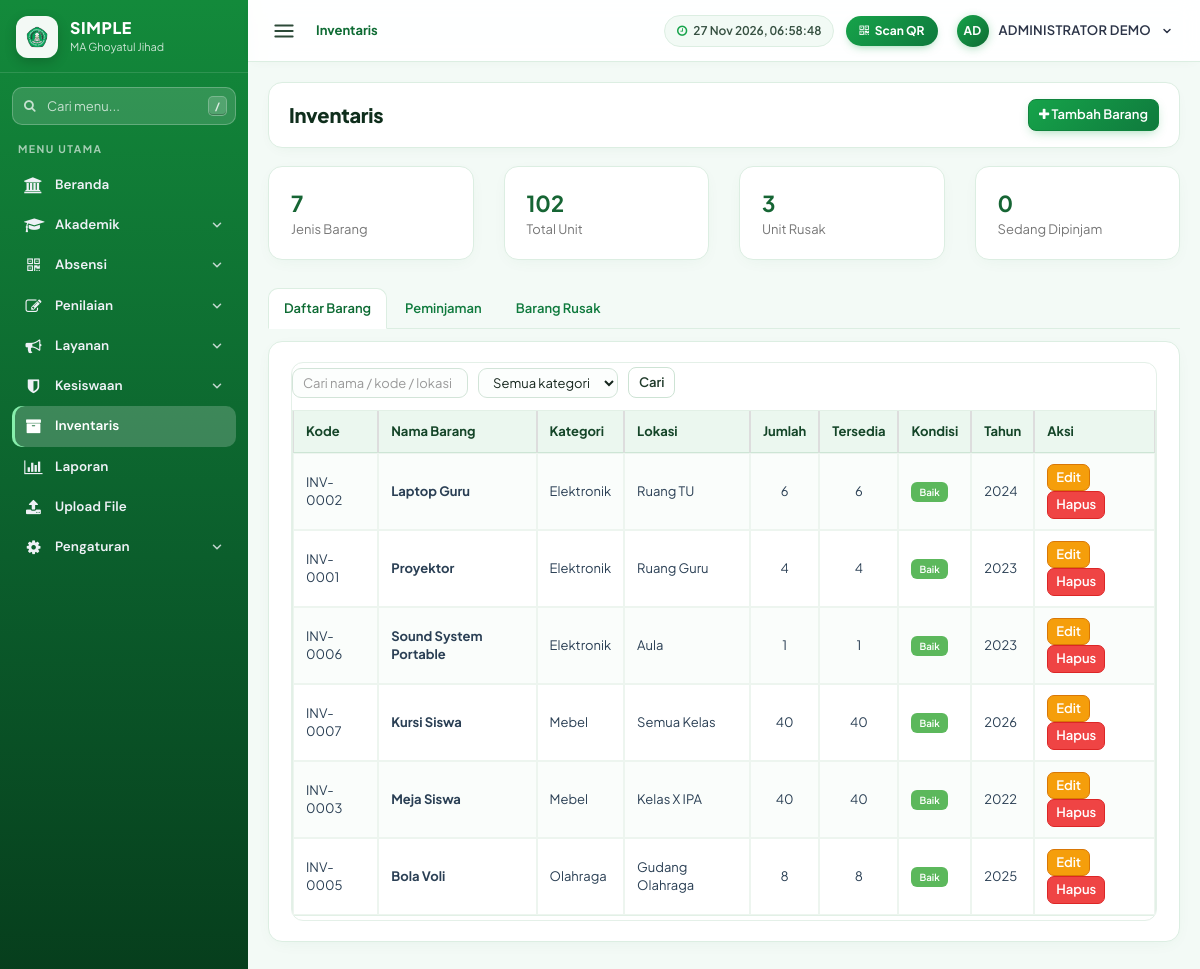
The page /index.php?page=Inventaris (signed in) on the database its author committed.
### tables this page shows
CREATE TABLE `inventaris_barang` (
  `id` int NOT NULL,
  `kode` varchar(30) NOT NULL,
  `nama` varchar(120) NOT NULL,
  `kategori` varchar(30) NOT NULL DEFAULT 'Lainnya',
  `lokasi` varchar(80) DEFAULT NULL,
  `jumlah` int NOT NULL DEFAULT '1',
  `kondisi` varchar(15) NOT NULL DEFAULT 'Baik',
  `tahun` int DEFAULT NULL,
  `harga` decimal(14,0) DEFAULT NULL,
  `keterangan` varchar(255) DEFAULT NULL
);

### index.php (called while the page is built, shortened)
<?php
require_once __DIR__ . '/library/helpers.php';
$routes = [
    'Dashboard' => 'pages/home.php',
    'Data-Siswa' => 'pages/siswa.php',
    'Data-Guru' => 'pages/guru.php',
    'Data-Kelas' => 'pages/kelas.php',
    'Absen-Scan' => 'pages/absen_scan.php',
    'Absen-Siswa' => 'pages/absen_siswa.php',
    'Absen-Guru' => 'pages/absen_guru.php',
    'Cetak-Kartu' => 'pages/kartu.php',
    'Profile' => 'pages/profile.php',
    'User-Guide' => 'pages/help.php',
    'Help' => 'pages/help.php',
    'Users' => 'pages/users.php',
    'Upload-File' => 'pages/upload_file.php',
    'Tahun-Ajaran' => 'pages/tahun_ajaran.php',
    'Mata-Pelajaran' => 'pages/mapel.php',
    'Jadwal' => 'pages/jadwal.php',
    'Perizinan' => 'pages/perizinan.php',
    'Pengumuman' => 'pages/pengumuman.php',
    'Kenaikan-Kelas' => 'pages/kenaikan.php',
    'Input-Nilai' => 'pages/nilai.php',
    'Rapor' => 'pages/rapor.php',
    'Cetak-Rapor' => 'pages/cetak_rapor.php',
    'Laporan' => 'pages/laporan.php',
    'Pelanggaran' => 'pages/pelanggaran.php',
    'Inventaris' => 'pages/inventaris.php',
    'Master-Menu' => 'pages/master_menu.php',
];
$page = $_GET['page'] ?? 'Dashboard';
require __DIR__ . '/' . $routes[$page];

### library/helpers.php (called while the page is built, shortened)
<?php
function e($s) { return htmlspecialchars((string)$s, ENT_QUOTES, 'UTF-8'); }
function role() { return strtoupper((string)($_SESSION['SES_ROLE'] ?? '')); }
function canEdit() { return in_array(role(), ['ADMIN', 'TATA USAHA'], true); }
function qall($db, $sql, $types = '', $p = []) {
    $st = $db->prepare($sql);
    $st->execute();
    return $st->get_result()->fetch_all(MYSQLI_ASSOC);
}
function qone($db, $sql, $types = '', $p = []) { $r = qall($db, $sql, $types, $p); return $r[0] ?? null; }

### pages/inventaris.php (the view, shortened to what this page needs)
<?php
$db = $koneksidb;
$tab = in_array($_GET['tab'] ?? '', ['pinjam', 'rusak'], true) ? $_GET['tab'] : 'barang';
$kategori = ['Elektronik', 'Mebel', 'Olahraga', 'Buku & Alat Tulis', 'Laboratorium', 'Kendaraan', 'Kebersihan', 'Lainnya'];
$kondisi = ['Baik', 'Rusak Ringan', 'Rusak Berat'];
$tersediaSql = "(b.jumlah - COALESCE((SELECT SUM(p.jumlah) FROM inventaris_pinjam p WHERE p.barang_id = b.id AND p.status = 'Dipinjam'), 0))";
$fKat = $_GET['kategori'] ?? ''; $fKon = $_GET['kondisi'] ?? ''; $q = trim($_GET['q'] ?? '');
$w = []; $ty = ''; $pp = [];
if ($tab === 'rusak') { if (in_array($fKon, ['Rusak Ringan', 'Rusak Berat'], true)) { $w[] = 'b.kondisi = ?'; $ty .= 's'; $pp[] = $fKon; } else $w[] = "b.kondisi <> 'Baik'"; }
else $w[] = "b.kondisi = 'Baik'";
$barang = qall($db, "SELECT b.*, $tersediaSql AS sedia FROM inventaris_barang b " . ($w ? 'WHERE ' . implode(' AND ', $w) : '') . " ORDER BY b.kategori, b.nama", $ty, $pp);
$sum = qone($db, "SELECT COUNT(*) jenis, COALESCE(SUM(jumlah),0) unit, COALESCE(SUM(CASE WHEN kondisi <> 'Baik' THEN jumlah END),0) rusak,
    (SELECT COALESCE(SUM(jumlah),0) FROM inventaris_pinjam WHERE status = 'Dipinjam') AS dipinjam FROM inventaris_barang");
$konCls = ['Baik' => 'success', 'Rusak Ringan' => 'warning', 'Rusak Berat' => 'danger'];
include "header.php";
?>
<div class="right_col" role="main">
  <div class="page-title"><div class="title_left"><h3>Inventaris</h3></div>
    <div class="title_right"><?php if (canEdit()): ?><?php if ($tab !== 'pinjam'): ?><button class="btn btn-primary btn-sm" id="btnAdd"><i class="fa fa-plus"></i> <?= $tab === 'rusak' ? 'Tambah Barang Rusak' : 'Tambah Barang' ?></button>
      <?php else: ?><button class="btn btn-primary btn-sm" id="btnPinjam"><i class="fa fa-plus"></i> Catat Peminjaman</button><?php endif; endif; ?></div></div>
  <div class="row" style="margin-bottom:10px">
    <?php foreach ([['Jenis Barang', $sum['jenis']], ['Total Unit', $sum['unit']], ['Unit Rusak', $sum['rusak']], ['Sedang Dipinjam', $sum['dipinjam']]] as $c): ?>
    <div class="col-sm-3 col-xs-6"><div class="x_panel" style="padding:10px 14px;margin-bottom:8px;border-left:4px solid #16a34a"><div style="font-size:22px;font-weight:700;color:#166534"><?= (int)$c[1] ?></div><div class="text-muted"><?= $c[0] ?></div></div></div><?php endforeach; ?>
  </div>
  <ul class="nav nav-tabs" style="margin-bottom:12px"><li class="<?= $tab === 'barang' ? 'active' : '' ?>"><a href="?page=Inventaris">Daftar Barang</a></li><li class="<?= $tab === 'pinjam' ? 'active' : '' ?>"><a href="?page=Inventaris&tab=pinjam">Peminjaman</a></li><li class="<?= $tab === 'rusak' ? 'active' : '' ?>"><a href="?page=Inventaris&tab=rusak">Barang Rusak</a></li></ul>
  <div class="x_panel"><div class="x_content table-responsive">
  <?php if ($tab !== 'pinjam'): ?>
    <form method="GET" class="form-inline" style="margin-bottom:12px"><input type="hidden" name="page" value="Inventaris"><input type="hidden" name="tab" value="<?= $tab ?>">
      <input name="q" class="form-control input-sm" placeholder="Cari nama / kode / lokasi" value="<?= e($q) ?>">
      <select name="kategori" class="form-control input-sm" onchange="this.form.submit()"><option value="">Semua kategori</option></select>
      <button class="btn btn-default btn-sm">Cari</button></form>
    <table class="table table-bordered table-striped table-condensed"><thead><tr><th>Kode</th><th>Nama Barang</th><th>Kategori</th><th>Lokasi</th><th class="text-center">Jumlah</th><th class="text-center">Tersedia</th><th>Kondisi</th><th>Tahun</th><?php if (canEdit()): ?><th>Aksi</th><?php endif; ?></tr></thead>
      <tbody><?php if (!$barang) echo '<tr><td colspan="9" class="text-center text-muted">Tidak ada data.</td></tr>'; ?>
      <?php foreach ($barang as $r): ?><tr><td><?= e($r['kode']) ?></td><td><b><?= e($r['nama']) ?></b></td><td><?= e($r['kategori']) ?></td><td><?= e($r['lokasi']) ?></td>
        <td class="text-center"><?= (int)$r['jumlah'] ?></td><td class="text-center"><?= (int)$r['sedia'] ?></td><td><span class="label label-<?= $konCls[$r['kondisi']] ?? 'default' ?>"><?= e($r['kondisi']) ?></span></td><td><?= e($r['tahun']) ?></td>
        <?php if (canEdit()): ?><td><button class="btn btn-warning btn-xs btn-edit" data-row="<?= e(json_encode($r)) ?>">Edit</button>
          <form method="POST" style="display:inline"><button class="btn btn-danger btn-xs" onclick="return confirm('Hapus barang ini?')">Hapus</button></form></td><?php endif; ?></tr><?php endforeach; ?></tbody></table>
  <?php endif; ?>
  </div></div>
</div>
<?php if (canEdit() && $tab !== 'pinjam'): ?>
<div class="modal fade" id="mdl" tabindex="-1"><div class="modal-dialog"><form class="modal-content" method="POST">
  <div class="modal-header"><button type="button" class="close" data-dismiss="modal">&times;</button><h4 class="modal-title" id="mTitle">Barang</h4></div>
  <div class="modal-body"><input type="hidden" name="tab" value="<?= $tab ?>"><input type="hidden" name="act" id="m_act" value="add"><input type="hidden" name="id" id="m_id">
    <div class="row"><div class="col-xs-4"><label>Kode</label><input class="form-control" name="kode" id="m_kode" placeholder="otomatis"></div><div class="col-xs-8"><label>Nama Barang</label><input class="form-control" name="nama" id="m_nama" required></div></div><br>
    <div class="row"><div class="col-xs-6"><label>Kategori</label><select class="form-control" name="kategori" id="m_kategori"><?php foreach ($kategori as $k) echo "<option>$k</option>"; ?></select></div><div class="col-xs-6"><label>Lokasi / Ruang</label><input class="form-control" name="lokasi" id="m_lokasi"></div></div><br>
    <div class="row"><div class="col-xs-4"><label>Jumlah</label><input type="number" min="0" class="form-control" name="jumlah" id="m_jumlah" value="1"></div><div class="col-xs-4"><label>Kondisi</label><select class="form-control" name="kondisi" id="m_kondisi"><?php foreach ($kondisi as $k) echo "<option>$k</option>"; ?></select></div><div class="col-xs-4"><label>Tahun</label><input type="number" class="form-control" name="tahun" id="m_tahun"></div></div><br>
    <div class="row"><div class="col-xs-5"><label>Harga satuan (Rp)</label><input type="number" min="0" class="form-control" name="harga" id="m_harga"></div><div class="col-xs-7"><label>Keterangan</label><input class="form-control" name="keterangan" id="m_keterangan" maxlength="255"></div></div></div>
  <div class="modal-footer"><button type="button" class="btn btn-default" data-dismiss="modal">Batal</button><button class="btn btn-primary">Simpan</button></div>
</form></div></div>
<?php endif; include "footer.php"; ?>

### assets/css/simple.css (style rules this page uses)
:root { --bg: #060a13; --panel: #0c1220; --card: #111a2d; --card-hover: #16223a; --line: #1e2a45; --fg: #e9eef8; --muted: #92a0bd; --green: #25b84f; --green-soft: rgba(37, 184, 79, .14); --amber: #fcb900; --amber-soft: rgba(252, 185, 0, .14); --danger: #ff6b6b; --font-display: "Sora", "Segoe UI", system-ui, sans-serif; --font-body: "Plus Jakarta Sans", "Segoe UI", system-ui, sans-serif; color-scheme: dark; }
* { box-sizing: border-box; }
html, body { height: 100%; }
body { background: var(--bg); color: var(--fg); font-family: var(--font-body); font-size: 15px; line-height: 1.5; padding-left: max(0px, env(safe-area-inset-left, 0px)); padding-right: max(0px, env(safe-area-inset-right, 0px)); }
button, input { font: inherit; color: inherit; }

### assets/css/legacy.css (style rules this page uses)
.right_col { padding: 0 4px 24px; color: #2a3f54; }
.right_col .page-title { display: flex; flex-wrap: wrap; align-items: center; justify-content: space-between; gap: 8px; margin: 0 0 14px; padding: 0; }
.right_col .page-title h3 { margin: 0; font-size: 22px; font-weight: 600; color: #1c2438; }
.right_col .title_left, .right_col .title_right { width: auto; float: none; padding: 0; min-height: 0; }
.x_panel { background: #fff; border: 1px solid #dde1e9; border-radius: 8px; padding: 14px 18px; margin-bottom: 16px; position: relative; box-shadow: 0 1px 2px rgba(20,30,60,.04); }
.x_content { padding: 4px 0; }
.btn { border-radius: 6px; }
.right_col .form-control { box-shadow: none; }
body { margin:0 }
:root { color-scheme: light; }
body { font-size: 13px; }
.right_col input, .right_col select, .right_col textarea, .dataTables_wrapper select, .dataTables_wrapper input { background: #fff; color: #333; border: 1px solid #ccc; border-radius: 4px; font-size: 13px; }
.right_col select option { background: #fff; color: #333; }
table.dataTable thead th, table.table thead th { color: #1c2438; background: #fff; }
table.dataTable tbody td, table.table tbody td { color: #2a3f54; }
.right_col .page-title h3 { font-size: 19px; }
.right_col .btn { font-size: 13px; }

### rows shown on the page
inventaris_barang: kode "INV-0002", nama "Laptop Guru", kategori "Elektronik", lokasi "Ruang TU", jumlah "6", sedia "6", kondisi "Baik", tahun "2024"
inventaris_barang: kode "INV-0001", nama "Proyektor", kategori "Elektronik", lokasi "Ruang Guru", jumlah "4", sedia "4", kondisi "Baik", tahun "2023"
inventaris_barang: kode "INV-0006", nama "Sound System Portable", kategori "Elektronik", lokasi "Aula", jumlah "1", sedia "1", kondisi "Baik", tahun "2023"
inventaris_barang: kode "INV-0007", nama "Kursi Siswa", kategori "Mebel", lokasi "Semua Kelas", jumlah "40", sedia "40", kondisi "Baik", tahun "2026"
inventaris_barang: kode "INV-0003", nama "Meja Siswa", kategori "Mebel", lokasi "Kelas X IPA", jumlah "40", sedia "40", kondisi "Baik", tahun "2022"
inventaris_barang: kode "INV-0005", nama "Bola Voli", kategori "Olahraga", lokasi "Gudang Olahraga", jumlah "8", sedia "8", kondisi "Baik", tahun "2025"

### other values the page prints
$nm "Beranda"
$nm "Akademik"
$nm "Absensi"
$nm "Penilaian"
$nm "Layanan"
$nm "Kesiswaan"
$nm "Inventaris"
$nm "Laporan"
$nm "Upload File"
$nm "Pengaturan"
$c "Inventaris"
initials($__nama) "AD"
$__nama "ADMINISTRATOR DEMO"
$c[1] "7"
$c[0] "Jenis Barang"
